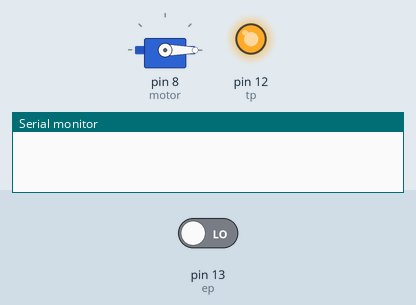
Simulated run of this sketch. Board: Arduino Uno, built with avr-gcc and run on an emulated ATmega328P. Shown: servo, output pins drawn as LEDs (lit = HIGH), the last lines printed to the serial monitor. Inputs (shaded band) come from the test bench; at power-on: pin 13 (ep) LOW.

Above: at 0.05 s.
At 1.25 s:
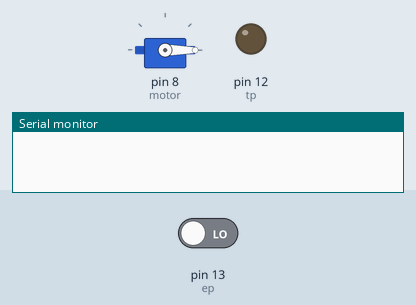
At 11.2 s:
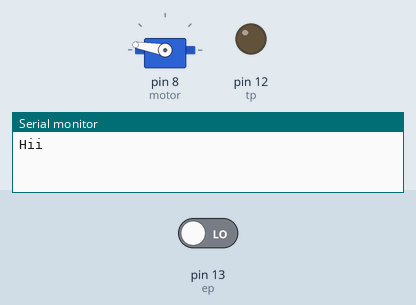
Timing chart, 0 to 14.6 s (numbered marks = the images above):
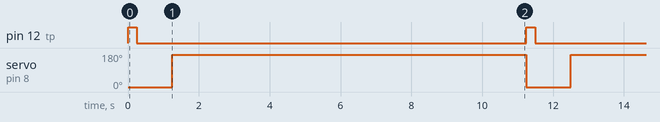

The sketch:

Ultra_servo_proj.ino
```cpp
#include <Servo.h>

const int tp = 12;
const int ep = 13;
int dist;
int dur;
int ang = 0;
Servo motor;

void setup() {
  pinMode(tp, OUTPUT);
  pinMode(ep, INPUT);
  motor.attach(8);
  motor.write(0);
  Serial.begin(9600);

}

void loop() {
  digitalWrite(tp, HIGH);
  delay(250);
  digitalWrite(tp, LOW);

  dur = pulseIn(ep, HIGH);

  dist = (dur/2)/29.1;

  if (dist<15) {
    Serial.println("Hii");
    ///Serial.println(dist);
    motor.write(170);
    delay(10000);
    motor.write(0);
  }
  else {
    Serial.println(dist);

  }
}
```

Measured:
- by itself, pin 12 (tp): alternates HIGH for 0.25 s and LOW for 11.0 s
- by itself, servo on pin 8 (motor): alternates 170° for 10.0 s and 0° for 1.3 s
